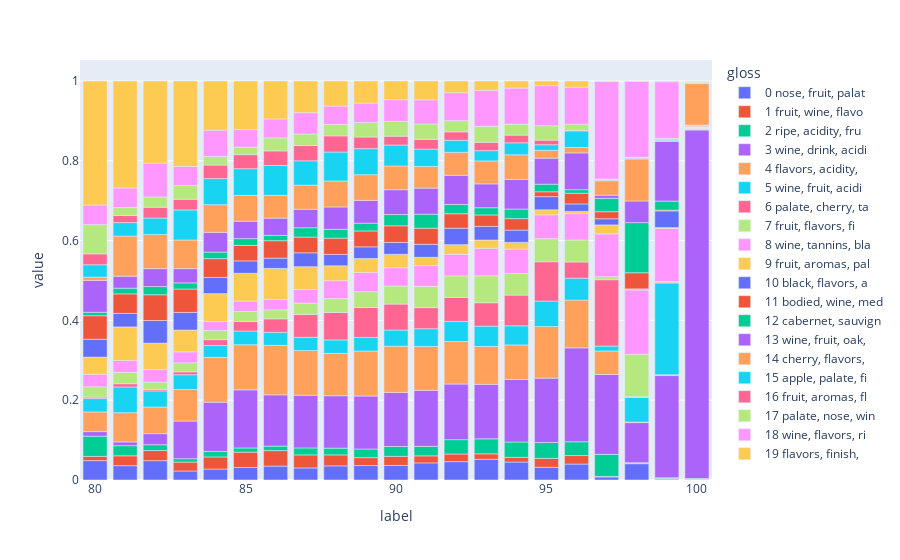

Notebook cell for this chart:
### Code cell
px.bar(TRENDS)

### Figure 1 — Plotly figure (JSON) as saved in the notebook; plotly's stock layout.template omitted (floating-point values rounded to 4 significant figures)
{"data": [{"alignmentgroup": "True", "hovertemplate": "gloss=0 nose, fruit, palat<br>label=%{x}<br>value=%{y}<extra></extra>", "legendgroup": "0 nose, fruit, palat", "marker": {"color": "#636efa"}, "name": "0 nose, fruit, palat", "offsetgroup": "0 nose, fruit, palat", "orientation": "v", "showlegend": true, "textposition": "auto", "type": "bar", "x": [80, 81, 82, 83, 84, 85, 86, 87, 88, 89, 90, 91, 92, 93, 94, 95, 96, 97, 98, 99, 100], "xaxis": "x", "y": [0.04858, 0.03596, 0.04849, 0.02257, 0.02745, 0.03139, 0.03488, 0.03024, 0.03543, 0.03616, 0.03653, 0.04289, 0.04606, 0.05187, 0.04507, 0.03195, 0.03999, 0.007565, 0.04089, 0.001913, 0.00125], "yaxis": "y"}, {"alignmentgroup": "True", "hovertemplate": "gloss=1 fruit, wine, flavo<br>label=%{x}<br>value=%{y}<extra></extra>", "legendgroup": "1 fruit, wine, flavo", "marker": {"color": "#EF553B"}, "name": "1 fruit, wine, flavo", "offsetgroup": "1 fruit, wine, flavo", "orientation": "v", "showlegend": true, "textposition": "auto", "type": "bar", "x": [80, 81, 82, 83, 84, 85, 86, 87, 88, 89, 90, 91, 92, 93, 94, 95, 96, 97, 98, 99, 100], "xaxis": "x", "y": [0.01066, 0.02472, 0.02534, 0.02225, 0.03037, 0.03826, 0.03876, 0.03262, 0.02742, 0.01989, 0.0229, 0.0176, 0.01906, 0.01361, 0.01173, 0.02231, 0.02126, 0.001417, 0.001327, 0.001913, 0.00125], "yaxis": "y"}, {"alignmentgroup": "True", "hovertemplate": "gloss=2 ripe, acidity, fru<br>label=%{x}<br>value=%{y}<extra></extra>", "legendgroup": "2 ripe, acidity, fru", "marker": {"color": "#00cc96"}, "name": "2 ripe, acidity, fru", "offsetgroup": "2 ripe, acidity, fru", "orientation": "v", "showlegend": true, "textposition": "auto", "type": "bar", "x": [80, 81, 82, 83, 84, 85, 86, 87, 88, 89, 90, 91, 92, 93, 94, 95, 96, 97, 98, 99, 100], "xaxis": "x", "y": [0.05045, 0.02537, 0.01464, 0.008704, 0.01396, 0.01069, 0.01137, 0.01758, 0.01706, 0.02171, 0.02454, 0.02392, 0.03607, 0.03762, 0.03854, 0.03983, 0.03454, 0.0553, 0.001327, 0.001913, 0.00125], "yaxis": "y"}, {"alignmentgroup": "True", "hovertemplate": "gloss=3 wine, drink, acidi<br>label=%{x}<br>value=%{y}<extra></extra>", "legendgroup": "3 wine, drink, acidi", "marker": {"color": "#ab63fa"}, "name": "3 wine, drink, acidi", "offsetgroup": "3 wine, drink, acidi", "orientation": "v", "showlegend": true, "textposition": "auto", "type": "bar", "x": [80, 81, 82, 83, 84, 85, 86, 87, 88, 89, 90, 91, 92, 93, 94, 95, 96, 97, 98, 99, 100], "xaxis": "x", "y": [0.01153, 0.009425, 0.02777, 0.09412, 0.1233, 0.1456, 0.1284, 0.1321, 0.1314, 0.1327, 0.1355, 0.1403, 0.1394, 0.1367, 0.1567, 0.1612, 0.2354, 0.2002, 0.1003, 0.2561, 0.8734], "yaxis": "y"}, {"alignmentgroup": "True", "hovertemplate": "gloss=4 flavors, acidity, <br>label=%{x}<br>value=%{y}<extra></extra>", "legendgroup": "4 flavors, acidity, ", "marker": {"color": "#FFA15A"}, "name": "4 flavors, acidity, ", "offsetgroup": "4 flavors, acidity, ", "orientation": "v", "showlegend": true, "textposition": "auto", "type": "bar", "x": [80, 81, 82, 83, 84, 85, 86, 87, 88, 89, 90, 91, 92, 93, 94, 95, 96, 97, 98, 99, 100], "xaxis": "x", "y": [0.04936, 0.07319, 0.06664, 0.0791, 0.1122, 0.1131, 0.1239, 0.112, 0.106, 0.1126, 0.1158, 0.11, 0.1066, 0.09493, 0.08661, 0.1293, 0.1197, 0.05893, 0.001327, 0.001913, 0.00125], "yaxis": "y"}, {"alignmentgroup": "True", "hovertemplate": "gloss=5 wine, fruit, acidi<br>label=%{x}<br>value=%{y}<extra></extra>", "legendgroup": "5 wine, fruit, acidi", "marker": {"color": "#19d3f3"}, "name": "5 wine, fruit, acidi", "offsetgroup": "5 wine, fruit, acidi", "orientation": "v", "showlegend": true, "textposition": "auto", "type": "bar", "x": [80, 81, 82, 83, 84, 85, 86, 87, 88, 89, 90, 91, 92, 93, 94, 95, 96, 97, 98, 99, 100], "xaxis": "x", "y": [0.0335, 0.06453, 0.04039, 0.03705, 0.02967, 0.03435, 0.03288, 0.03303, 0.03378, 0.03434, 0.0406, 0.04452, 0.05037, 0.05087, 0.04774, 0.06399, 0.05489, 0.01236, 0.06191, 0.23, 0.00125], "yaxis": "y"}, {"alignmentgroup": "True", "hovertemplate": "gloss=6 palate, cherry, ta<br>label=%{x}<br>value=%{y}<extra></extra>", "legendgroup": "6 palate, cherry, ta", "marker": {"color": "#FF6692"}, "name": "6 palate, cherry, ta", "offsetgroup": "6 palate, cherry, ta", "orientation": "v", "showlegend": true, "textposition": "auto", "type": "bar", "x": [80, 81, 82, 83, 84, 85, 86, 87, 88, 89, 90, 91, 92, 93, 94, 95, 96, 97, 98, 99, 100], "xaxis": "x", "y": [0.00364, 0.00802, 0.0038, 0.007298, 0.01478, 0.02378, 0.03373, 0.05745, 0.06881, 0.07494, 0.06508, 0.05286, 0.05997, 0.05866, 0.07708, 0.09844, 0.04061, 0.1661, 0.001327, 0.001913, 0.00125], "yaxis": "y"}, {"alignmentgroup": "True", "hovertemplate": "gloss=7 fruit, flavors, fi<br>label=%{x}<br>value=%{y}<extra></extra>", "legendgroup": "7 fruit, flavors, fi", "marker": {"color": "#B6E880"}, "name": "7 fruit, flavors, fi", "offsetgroup": "7 fruit, flavors, fi", "orientation": "v", "showlegend": true, "textposition": "auto", "type": "bar", "x": [80, 81, 82, 83, 84, 85, 86, 87, 88, 89, 90, 91, 92, 93, 94, 95, 96, 97, 98, 99, 100], "xaxis": "x", "y": [0.02594, 0.02862, 0.01826, 0.02269, 0.02338, 0.02515, 0.0224, 0.02836, 0.03472, 0.03956, 0.04532, 0.05344, 0.05401, 0.06763, 0.05408, 0.05792, 0.0551, 0.007735, 0.1067, 0.001913, 0.00125], "yaxis": "y"}, {"alignmentgroup": "True", "hovertemplate": "gloss=8 wine, tannins, bla<br>label=%{x}<br>value=%{y}<extra></extra>", "legendgroup": "8 wine, tannins, bla", "marker": {"color": "#FF97FF"}, "name": "8 wine, tannins, bla", "offsetgroup": "8 wine, tannins, bla", "orientation": "v", "showlegend": true, "textposition": "auto", "type": "bar", "x": [80, 81, 82, 83, 84, 85, 86, 87, 88, 89, 90, 91, 92, 93, 94, 95, 96, 97, 98, 99, 100], "xaxis": "x", "y": [0.03144, 0.02973, 0.03174, 0.02742, 0.0223, 0.02615, 0.02631, 0.03423, 0.04495, 0.04818, 0.04571, 0.05187, 0.05436, 0.06909, 0.06117, 0.05975, 0.06617, 0.1073, 0.1612, 0.1331, 0.00125], "yaxis": "y"}, {"alignmentgroup": "True", "hovertemplate": "gloss=9 fruit, aromas, pal<br>label=%{x}<br>value=%{y}<extra></extra>", "legendgroup": "9 fruit, aromas, pal", "marker": {"color": "#FECB52"}, "name": "9 fruit, aromas, pal", "offsetgroup": "9 fruit, aromas, pal", "orientation": "v", "showlegend": true, "textposition": "auto", "type": "bar", "x": [80, 81, 82, 83, 84, 85, 86, 87, 88, 89, 90, 91, 92, 93, 94, 95, 96, 97, 98, 99, 100], "xaxis": "x", "y": [0.04287, 0.08415, 0.06589, 0.05459, 0.06969, 0.06964, 0.07769, 0.05698, 0.03731, 0.03498, 0.03359, 0.02071, 0.02404, 0.02053, 0.01684, 0.01253, 0.005558, 0.02247, 0.001327, 0.001913, 0.00125], "yaxis": "y"}, {"alignmentgroup": "True", "hovertemplate": "gloss=10 black, flavors, a<br>label=%{x}<br>value=%{y}<extra></extra>", "legendgroup": "10 black, flavors, a", "marker": {"color": "#636efa"}, "name": "10 black, flavors, a", "offsetgroup": "10 black, flavors, a", "orientation": "v", "showlegend": true, "textposition": "auto", "type": "bar", "x": [80, 81, 82, 83, 84, 85, 86, 87, 88, 89, 90, 91, 92, 93, 94, 95, 96, 97, 98, 99, 100], "xaxis": "x", "y": [0.04476, 0.03382, 0.05671, 0.04425, 0.0407, 0.03102, 0.02561, 0.03493, 0.02863, 0.0293, 0.02999, 0.03264, 0.04113, 0.03424, 0.03074, 0.03298, 0.01867, 0.01551, 0.001327, 0.04187, 0.00125], "yaxis": "y"}, {"alignmentgroup": "True", "hovertemplate": "gloss=11 bodied, wine, med<br>label=%{x}<br>value=%{y}<extra></extra>", "legendgroup": "11 bodied, wine, med", "marker": {"color": "#EF553B"}, "name": "11 bodied, wine, med", "offsetgroup": "11 bodied, wine, med", "orientation": "v", "showlegend": true, "textposition": "auto", "type": "bar", "x": [80, 81, 82, 83, 84, 85, 86, 87, 88, 89, 90, 91, 92, 93, 94, 95, 96, 97, 98, 99, 100], "xaxis": "x", "y": [0.05893, 0.04892, 0.06465, 0.05858, 0.04705, 0.03883, 0.04382, 0.03931, 0.0406, 0.03976, 0.04152, 0.04036, 0.03633, 0.02862, 0.02881, 0.01215, 0.02679, 0.0176, 0.0405, 0.001913, 0.00125], "yaxis": "y"}, {"alignmentgroup": "True", "hovertemplate": "gloss=12 cabernet, sauvign<br>label=%{x}<br>value=%{y}<extra></extra>", "legendgroup": "12 cabernet, sauvign", "marker": {"color": "#00cc96"}, "name": "12 cabernet, sauvign", "offsetgroup": "12 cabernet, sauvign", "orientation": "v", "showlegend": true, "textposition": "auto", "type": "bar", "x": [80, 81, 82, 83, 84, 85, 86, 87, 88, 89, 90, 91, 92, 93, 94, 95, 96, 97, 98, 99, 100], "xaxis": "x", "y": [0.008771, 0.01436, 0.02048, 0.01548, 0.01637, 0.017, 0.01325, 0.02347, 0.02217, 0.01949, 0.02819, 0.03514, 0.02316, 0.0181, 0.02404, 0.01901, 0.008974, 0.03357, 0.1256, 0.02271, 0.00125], "yaxis": "y"}, {"alignmentgroup": "True", "hovertemplate": "gloss=13 wine, fruit, oak,<br>label=%{x}<br>value=%{y}<extra></extra>", "legendgroup": "13 wine, fruit, oak,", "marker": {"color": "#ab63fa"}, "name": "13 wine, fruit, oak,", "offsetgroup": "13 wine, fruit, oak,", "orientation": "v", "showlegend": true, "textposition": "auto", "type": "bar", "x": [80, 81, 82, 83, 84, 85, 86, 87, 88, 89, 90, 91, 92, 93, 94, 95, 96, 97, 98, 99, 100], "xaxis": "x", "y": [0.07991, 0.02993, 0.04495, 0.03562, 0.04932, 0.0436, 0.04322, 0.04624, 0.05603, 0.05718, 0.06234, 0.06529, 0.07318, 0.05969, 0.07432, 0.06528, 0.09216, 0.007909, 0.05429, 0.1497, 0.00125], "yaxis": "y"}, {"alignmentgroup": "True", "hovertemplate": "gloss=14 cherry, flavors, <br>label=%{x}<br>value=%{y}<extra></extra>", "legendgroup": "14 cherry, flavors, ", "marker": {"color": "#FFA15A"}, "name": "14 cherry, flavors, ", "offsetgroup": "14 cherry, flavors, ", "orientation": "v", "showlegend": true, "textposition": "auto", "type": "bar", "x": [80, 81, 82, 83, 84, 85, 86, 87, 88, 89, 90, 91, 92, 93, 94, 95, 96, 97, 98, 99, 100], "xaxis": "x", "y": [0.007951, 0.1007, 0.08542, 0.07179, 0.06946, 0.06455, 0.05714, 0.0604, 0.06519, 0.06435, 0.05945, 0.05439, 0.05751, 0.05763, 0.06169, 0.01969, 0.01369, 0.03619, 0.1053, 0.001913, 0.1041], "yaxis": "y"}, {"alignmentgroup": "True", "hovertemplate": "gloss=15 apple, palate, fi<br>label=%{x}<br>value=%{y}<extra></extra>", "legendgroup": "15 apple, palate, fi", "marker": {"color": "#19d3f3"}, "name": "15 apple, palate, fi", "offsetgroup": "15 apple, palate, fi", "orientation": "v", "showlegend": true, "textposition": "auto", "type": "bar", "x": [80, 81, 82, 83, 84, 85, 86, 87, 88, 89, 90, 91, 92, 93, 94, 95, 96, 97, 98, 99, 100], "xaxis": "x", "y": [0.03113, 0.0337, 0.04135, 0.07544, 0.06544, 0.06709, 0.07488, 0.06108, 0.07245, 0.06532, 0.05249, 0.04352, 0.03012, 0.02575, 0.03002, 0.01391, 0.0415, 0.001417, 0.001327, 0.001913, 0.00125], "yaxis": "y"}, {"alignmentgroup": "True", "hovertemplate": "gloss=16 fruit, aromas, fl<br>label=%{x}<br>value=%{y}<extra></extra>", "legendgroup": "16 fruit, aromas, fl", "marker": {"color": "#FF6692"}, "name": "16 fruit, aromas, fl", "offsetgroup": "16 fruit, aromas, fl", "orientation": "v", "showlegend": true, "textposition": "auto", "type": "bar", "x": [80, 81, 82, 83, 84, 85, 86, 87, 88, 89, 90, 91, 92, 93, 94, 95, 96, 97, 98, 99, 100], "xaxis": "x", "y": [0.02727, 0.0177, 0.02709, 0.02664, 0.03394, 0.03526, 0.03656, 0.03835, 0.04062, 0.02914, 0.0221, 0.02439, 0.02117, 0.02089, 0.01924, 0.01156, 0.001512, 0.001417, 0.001327, 0.001913, 0.00125], "yaxis": "y"}, {"alignmentgroup": "True", "hovertemplate": "gloss=17 palate, nose, win<br>label=%{x}<br>value=%{y}<extra></extra>", "legendgroup": "17 palate, nose, win", "marker": {"color": "#B6E880"}, "name": "17 palate, nose, win", "offsetgroup": "17 palate, nose, win", "orientation": "v", "showlegend": true, "textposition": "auto", "type": "bar", "x": [80, 81, 82, 83, 84, 85, 86, 87, 88, 89, 90, 91, 92, 93, 94, 95, 96, 97, 98, 99, 100], "xaxis": "x", "y": [0.07336, 0.02021, 0.02581, 0.0343, 0.02151, 0.01907, 0.03279, 0.02886, 0.02862, 0.03641, 0.03704, 0.03851, 0.02814, 0.04, 0.02759, 0.03594, 0.01526, 0.001417, 0.001327, 0.001913, 0.00125], "yaxis": "y"}, {"alignmentgroup": "True", "hovertemplate": "gloss=18 wine, flavors, ri<br>label=%{x}<br>value=%{y}<extra></extra>", "legendgroup": "18 wine, flavors, ri", "marker": {"color": "#FF97FF"}, "name": "18 wine, flavors, ri", "offsetgroup": "18 wine, flavors, ri", "orientation": "v", "showlegend": true, "textposition": "auto", "type": "bar", "x": [80, 81, 82, 83, 84, 85, 86, 87, 88, 89, 90, 91, 92, 93, 94, 95, 96, 97, 98, 99, 100], "xaxis": "x", "y": [0.04914, 0.04888, 0.08474, 0.04786, 0.06596, 0.04374, 0.04734, 0.05349, 0.04607, 0.04853, 0.05439, 0.06052, 0.07007, 0.09029, 0.09031, 0.1005, 0.0928, 0.2442, 0.19, 0.1417, 0.00125], "yaxis": "y"}, {"alignmentgroup": "True", "hovertemplate": "gloss=19 flavors, finish, <br>label=%{x}<br>value=%{y}<extra></extra>", "legendgroup": "19 flavors, finish, ", "marker": {"color": "#FECB52"}, "name": "19 flavors, finish, ", "offsetgroup": "19 flavors, finish, ", "orientation": "v", "showlegend": true, "textposition": "auto", "type": "bar", "x": [80, 81, 82, 83, 84, 85, 86, 87, 88, 89, 90, 91, 92, 93, 94, 95, 96, 97, 98, 99, 100], "xaxis": "x", "y": [0.3108, 0.2681, 0.2058, 0.2143, 0.1232, 0.1217, 0.09508, 0.07929, 0.06277, 0.05542, 0.04693, 0.04719, 0.02929, 0.02333, 0.01773, 0.01174, 0.01544, 0.001417, 0.001327, 0.001913, 0.00125], "yaxis": "y"}], "layout": {"barmode": "relative", "legend": {"title": {"text": "gloss"}, "tracegroupgap": 0}, "margin": {"t": 60}, "xaxis": {"anchor": "y", "domain": [0, 1], "title": {"text": "label"}}, "yaxis": {"anchor": "x", "domain": [0, 1], "title": {"text": "value"}}}}
